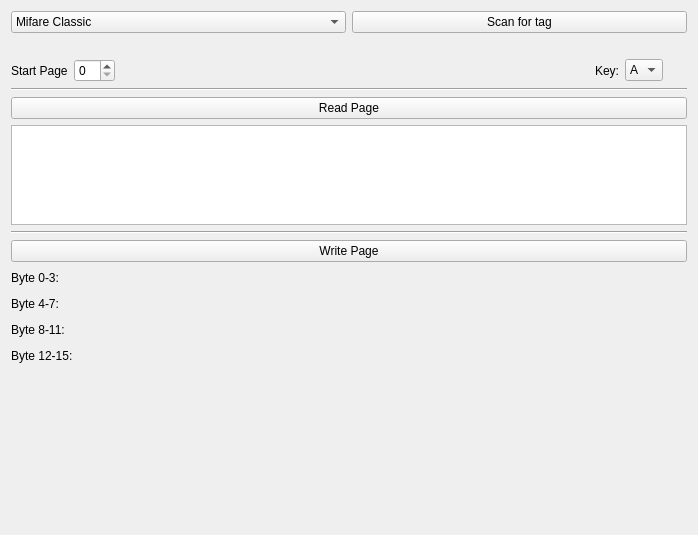
<?xml version="1.0" encoding="UTF-8"?>
<ui version="4.0">
 <class>NFCRFID</class>
 <widget class="QWidget" name="NFCRFID">
  <property name="geometry">
   <rect>
    <x>0</x>
    <y>0</y>
    <width>698</width>
    <height>535</height>
   </rect>
  </property>
  <property name="windowTitle">
   <string>Form</string>
  </property>
  <layout class="QVBoxLayout" name="main_layout">
   <item>
    <layout class="QHBoxLayout" name="horizontalLayout">
     <item>
      <widget class="QComboBox" name="combo_box_tag_type">
       <item>
        <property name="text">
         <string>Mifare Classic</string>
        </property>
       </item>
       <item>
        <property name="text">
         <string>NFC Forum Type 1</string>
        </property>
       </item>
       <item>
        <property name="text">
         <string>NFC Forum Type 2</string>
        </property>
       </item>
      </widget>
     </item>
     <item>
      <widget class="QPushButton" name="button_scan">
       <property name="text">
        <string>Scan for tag</string>
       </property>
      </widget>
     </item>
    </layout>
   </item>
   <item>
    <layout class="QHBoxLayout" name="horizontalLayout_2">
     <item>
      <widget class="QLabel" name="label_id">
       <property name="text">
        <string> </string>
       </property>
      </widget>
     </item>
    </layout>
   </item>
   <item>
    <layout class="QHBoxLayout" name="horizontalLayout_3">
     <item>
      <widget class="QLabel" name="label_read_page">
       <property name="text">
        <string>Start Page</string>
       </property>
      </widget>
     </item>
     <item>
      <widget class="QSpinBox" name="spinbox_read_page"/>
     </item>
     <item>
      <spacer name="horizontalSpacer">
       <property name="orientation">
        <enum>Qt::Horizontal</enum>
       </property>
       <property name="sizeHint" stdset="0">
        <size>
         <width>40</width>
         <height>20</height>
        </size>
       </property>
      </spacer>
     </item>
     <item>
      <widget class="QLabel" name="label_read_key">
       <property name="text">
        <string>Key:</string>
       </property>
      </widget>
     </item>
     <item>
      <widget class="QComboBox" name="combobox_read_key">
       <item>
        <property name="text">
         <string>A</string>
        </property>
       </item>
       <item>
        <property name="text">
         <string>B</string>
        </property>
       </item>
      </widget>
     </item>
     <item>
      <widget class="QWidget" name="widget_read_spinbox" native="true">
       <layout class="QHBoxLayout" name="horizontalLayout_5"/>
      </widget>
     </item>
    </layout>
   </item>
   <item>
    <widget class="Line" name="line_2">
     <property name="orientation">
      <enum>Qt::Horizontal</enum>
     </property>
    </widget>
   </item>
   <item>
    <layout class="QHBoxLayout" name="horizontalLayout_7">
     <item>
      <widget class="QPushButton" name="button_read_page">
       <property name="text">
        <string>Read Page</string>
       </property>
      </widget>
     </item>
    </layout>
   </item>
   <item>
    <layout class="QHBoxLayout" name="horizontalLayout_4">
     <item>
      <widget class="QPlainTextEdit" name="textedit_read_page">
       <property name="sizePolicy">
        <sizepolicy hsizetype="Expanding" vsizetype="Fixed">
         <horstretch>0</horstretch>
         <verstretch>0</verstretch>
        </sizepolicy>
       </property>
       <property name="minimumSize">
        <size>
         <width>0</width>
         <height>0</height>
        </size>
       </property>
       <property name="maximumSize">
        <size>
         <width>16777215</width>
         <height>100</height>
        </size>
       </property>
      </widget>
     </item>
    </layout>
   </item>
   <item>
    <widget class="Line" name="line_3">
     <property name="orientation">
      <enum>Qt::Horizontal</enum>
     </property>
    </widget>
   </item>
   <item>
    <layout class="QHBoxLayout" name="horizontalLayout_6">
     <item>
      <widget class="QPushButton" name="button_write_page">
       <property name="text">
        <string>Write Page</string>
       </property>
      </widget>
     </item>
    </layout>
   </item>
   <item>
    <layout class="QGridLayout" name="write_page_grid">
     <item row="0" column="0">
      <widget class="QLabel" name="write_page_label1">
       <property name="text">
        <string>Byte 0-3:</string>
       </property>
      </widget>
     </item>
     <item row="1" column="1">
      <layout class="QHBoxLayout" name="layout_write2"/>
     </item>
     <item row="1" column="3">
      <spacer name="horizontalSpacer_3">
       <property name="orientation">
        <enum>Qt::Horizontal</enum>
       </property>
       <property name="sizeHint" stdset="0">
        <size>
         <width>40</width>
         <height>20</height>
        </size>
       </property>
      </spacer>
     </item>
     <item row="2" column="1">
      <layout class="QHBoxLayout" name="layout_write3"/>
     </item>
     <item row="3" column="0">
      <widget class="QLabel" name="write_page_label4">
       <property name="text">
        <string>Byte 12-15:</string>
       </property>
      </widget>
     </item>
     <item row="1" column="0">
      <widget class="QLabel" name="write_page_label2">
       <property name="text">
        <string>Byte 4-7:</string>
       </property>
      </widget>
     </item>
     <item row="2" column="0">
      <widget class="QLabel" name="write_page_label3">
       <property name="text">
        <string>Byte 8-11:</string>
       </property>
      </widget>
     </item>
     <item row="0" column="3">
      <spacer name="horizontalSpacer_4">
       <property name="orientation">
        <enum>Qt::Horizontal</enum>
       </property>
       <property name="sizeHint" stdset="0">
        <size>
         <width>40</width>
         <height>20</height>
        </size>
       </property>
      </spacer>
     </item>
     <item row="0" column="1">
      <layout class="QHBoxLayout" name="layout_write1"/>
     </item>
     <item row="2" column="3">
      <spacer name="horizontalSpacer_5">
       <property name="orientation">
        <enum>Qt::Horizontal</enum>
       </property>
       <property name="sizeHint" stdset="0">
        <size>
         <width>40</width>
         <height>20</height>
        </size>
       </property>
      </spacer>
     </item>
     <item row="3" column="1">
      <layout class="QHBoxLayout" name="layout_write4"/>
     </item>
     <item row="3" column="3">
      <spacer name="horizontalSpacer_6">
       <property name="orientation">
        <enum>Qt::Horizontal</enum>
       </property>
       <property name="sizeHint" stdset="0">
        <size>
         <width>40</width>
         <height>20</height>
        </size>
       </property>
      </spacer>
     </item>
    </layout>
   </item>
   <item>
    <spacer name="verticalSpacer">
     <property name="orientation">
      <enum>Qt::Vertical</enum>
     </property>
     <property name="sizeHint" stdset="0">
      <size>
       <width>20</width>
       <height>40</height>
      </size>
     </property>
    </spacer>
   </item>
  </layout>
 </widget>
 <resources/>
 <connections/>
</ui>
